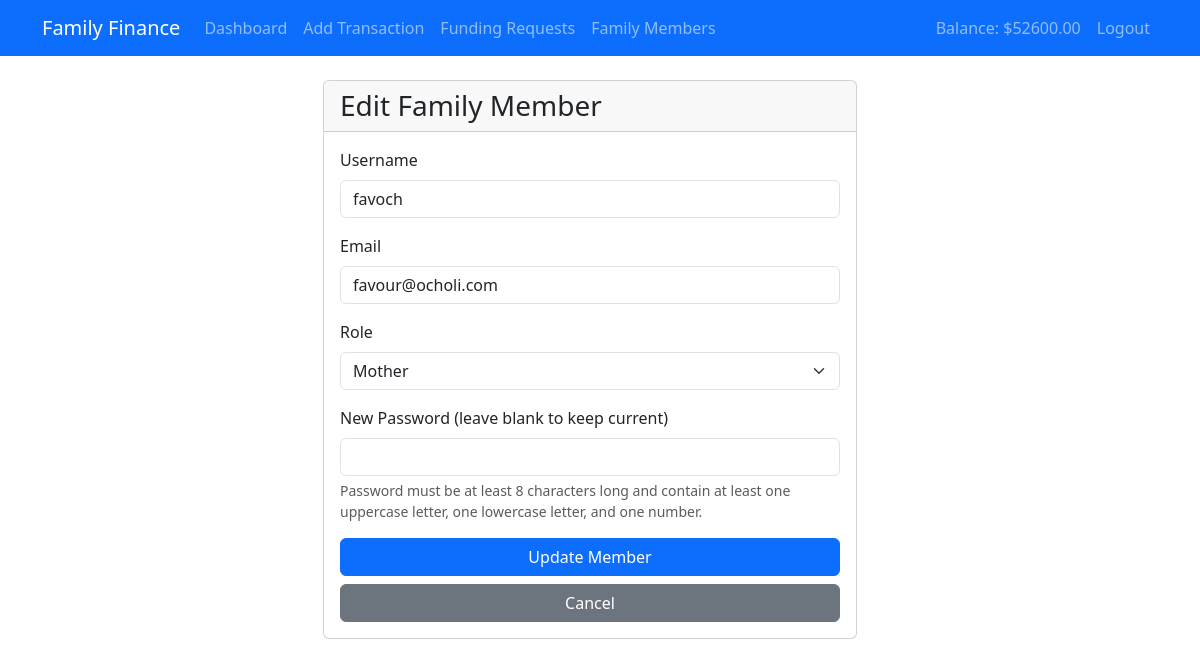
/edit_family_member/2 (signed in), run on the app's committed database.
### app.py (models this page shows, shortened)
class User(db.Model, UserMixin):
    id = db.Column(db.Integer, primary_key=True)
    username = db.Column(db.String(80), unique=True, nullable=False)
    email = db.Column(db.String(120), unique=True, nullable=False)
    password_hash = db.Column(db.String(128))
    role = db.Column(db.String(20), nullable=False)
    balance = db.Column(db.Float, default=0.0)
    is_active = db.Column(db.Boolean, default=True)
    family_id = db.Column(db.Integer, db.ForeignKey('family.id'))
    created_at = db.Column(db.DateTime, default=datetime.utcnow)
    funding_requests = db.relationship('FundingRequest',
                                     foreign_keys='FundingRequest.requested_by',
                                     backref=db.backref('requester_ref', lazy=True),
                                     lazy=True)
    requests_approved = db.relationship('FundingRequest',
                                      foreign_keys='FundingRequest.approved_by',
                                      backref=db.backref('approver_ref', lazy=True),
                                      lazy=True)
    funding_request_balances = db.relationship('FundingRequestBalance',
                                             backref='user_ref',
                                             lazy=True)
    @property
    def password(self):
        raise AttributeError('password is not a readable attribute')

### app.py (the view, shortened to what this page needs)
@app.route('/edit_family_member/<int:user_id>', methods=['GET', 'POST'])
@login_required
@father_required
def edit_family_member(user_id):
    member = User.query.filter_by(id=user_id, family_id=current_user.family_id).first_or_404()
    if member.role == 'father':
        flash('Cannot edit father account.', 'error')
        return redirect(url_for('manage_family_members'))
    return render_template('edit_family_member.html', member=member)

### app.py (called while the page is built)
@login_manager.user_loader
def load_user(user_id):
    return User.query.get(int(user_id))

def father_required(f):
    @wraps(f)
    def decorated_function(*args, **kwargs):
        if not current_user.is_authenticated or current_user.role != 'father':
            flash('This action requires father privileges')
            return redirect(url_for('dashboard'))
        return f(*args, **kwargs)
    return decorated_function

### templates/edit_family_member.html (shortened to what this page needs)
{% extends "base.html" %}
{% block content %}
<div class="container mt-4">
    <div class="row justify-content-center">
        <div class="col-md-6">
            <div class="card">
                <div class="card-header">
                    <h3 class="card-title mb-0">Edit Family Member</h3>
                </div>
                <div class="card-body">
                    <form method="POST">
                        <div class="mb-3">
                            <label for="username" class="form-label">Username</label>
                            <input type="text" class="form-control" id="username" name="username" value="{{ member.username }}" required>
                        </div>
                        <div class="mb-3">
                            <label for="email" class="form-label">Email</label>
                            <input type="email" class="form-control" id="email" name="email" value="{{ member.email }}" required>
                        </div>
                        <div class="mb-3">
                            <label for="role" class="form-label">Role</label>
                            <select class="form-select" id="role" name="role" required>
                                <option value="mother" {% if member.role == 'mother' %}selected{% endif %}>Mother</option>
                            </select>
                        </div>
                        <div class="mb-3">
                            <label for="new_password" class="form-label">New Password (leave blank to keep current)</label>
                            <input type="password" class="form-control" id="new_password" name="new_password">
                            <div class="form-text">
                                Password must be at least 8 characters long and contain at least one uppercase letter, one lowercase letter, and one number.
                            </div>
                        </div>
                        <div class="d-grid gap-2">
                            <button type="submit" class="btn btn-primary">Update Member</button>
                            <a href="{{ url_for('manage_family_members') }}" class="btn btn-secondary">Cancel</a>
                        </div>
                    </form>
                </div>
            </div>
        </div>
    </div>
</div>
{% endblock %}

### templates/base.html (shortened to what this page needs)
<!DOCTYPE html>
<html lang="en">
<head>
    <link href="https://cdn.jsdelivr.net/npm/bootstrap@5.3.2/dist/css/bootstrap.min.css" rel="stylesheet">
</head>
<body>
    <nav class="navbar navbar-expand-lg navbar-dark bg-primary">
        <div class="container">
            <a class="navbar-brand" href="{{ url_for('index') }}">Family Finance</a>
            <div class="collapse navbar-collapse" id="navbarNav">
                <ul class="navbar-nav me-auto">
                    {% if current_user.is_authenticated %}
                    <li class="nav-item">
                        <a class="nav-link" href="{{ url_for('dashboard') }}">Dashboard</a>
                    </li>
                    <li class="nav-item">
                        <a class="nav-link" href="{{ url_for('add_transaction') }}">Add Transaction</a>
                    </li>
                    <li class="nav-item">
                        <a class="nav-link" href="{{ url_for('funding_requests') }}">Funding Requests</a>
                    </li>
                    {% if current_user.role in ['father', 'mother'] %}
                    <li class="nav-item">
                        <a class="nav-link" href="{{ url_for('manage_family_members') }}">Family Members</a>
                    </li>
                    {% endif %}
                    {% endif %}
                </ul>
                <ul class="navbar-nav">
                    {% if current_user.is_authenticated %}
                    <li class="nav-item">
                        <span class="nav-link">Balance: ${{ "%.2f"|format(current_user.balance) }}</span>
                    </li>
                    <li class="nav-item">
                        <a class="nav-link" href="{{ url_for('logout') }}">Logout</a>
                    </li>
                    {% endif %}
                </ul>
            </div>
        </div>
    </nav>
    <div class="container content">
        {% block content %}{% endblock %}
    </div>
</body>
</html>

### templates/base.html (style rules this page uses)
.navbar { margin-bottom: 20px; }
.content { margin: 20px; }

### data on the page
User: balance "52600.00"
User: username "favoch", email "favour@ocholi.com", role "Mother"
